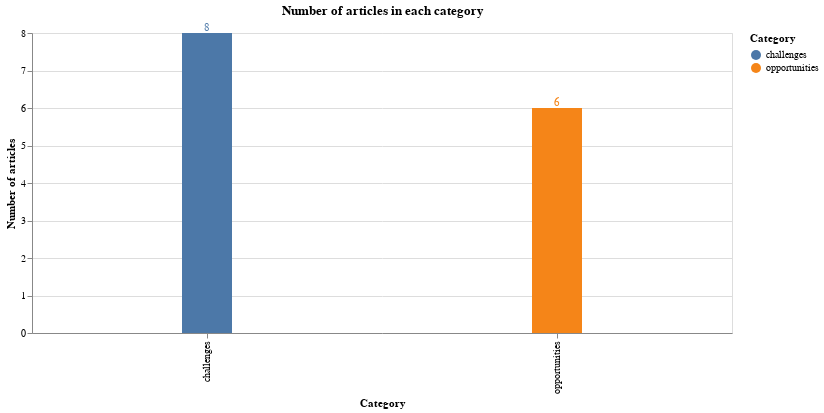

The notebook cell saved with this chart:
### Markdown cell above
### Number of articles in each category

### Code cell
bars = alt.Chart(df).mark_bar(size=50).encode(
    x=alt.X("Category"),
    y=alt.Y("count():Q", axis=alt.Axis(title='Number of articles')),
    tooltip=[alt.Tooltip('count()', title='Number of articles'), 'Category'],
    color='Category'

)

text = bars.mark_text(
    align='center',
    baseline='bottom',
).encode(
    text='count()'
)

(bars + text).interactive().properties(
    height=300, 
    width=700,
    title = "Number of articles in each category",
)

### Figure 1 — Vega-Lite specification as saved in the notebook (floating-point values rounded to 4 significant figures)
{"config": {"view": {"continuousWidth": 400, "continuousHeight": 300}}, "layer": [{"mark": {"type": "bar", "size": 50}, "encoding": {"color": {"type": "nominal", "field": "Category"}, "tooltip": [{"type": "quantitative", "aggregate": "count", "title": "Number of articles"}, {"type": "nominal", "field": "Category"}], "x": {"type": "nominal", "field": "Category"}, "y": {"type": "quantitative", "aggregate": "count", "axis": {"title": "Number of articles"}}}, "selection": {"selector001": {"type": "interval", "bind": "scales", "encodings": ["x", "y"]}}}, {"mark": {"type": "text", "align": "center", "baseline": "bottom"}, "encoding": {"color": {"type": "nominal", "field": "Category"}, "text": {"type": "quantitative", "aggregate": "count"}, "tooltip": [{"type": "quantitative", "aggregate": "count", "title": "Number of articles"}, {"type": "nominal", "field": "Category"}], "x": {"type": "nominal", "field": "Category"}, "y": {"type": "quantitative", "aggregate": "count", "axis": {"title": "Number of articles"}}}}], "data": {"name": "data-a4cab6dc220b4f4ffa3aa015527712d8"}, "height": 300, "title": "Number of articles in each category", "width": 700, "$schema": "https://vega.github.io/schema/vega-lite/v4.8.1.json", "datasets": {"data-a4cab6dc220b4f4ffa3aa015527712d8": [{"File_Name": "003.txt", "Content": " Safety Dividend \n\n\nSince then, Waymo has invited the public to join the first public trial of autonomous vehicles operated by the Waymo Driver and introduced its first fully autonomous vehicles operated by the Waymo Driver on public roads without anyone in the driver’s seat.\n", "Category": "opportunities", "Complete_Filename": "003.txt-opportunities"}, {"File_Name": "002.txt", "Content": " Changing Oil Demand \n\n\nIn 2009, Google started the self-driving car project with the goal of driving autonomously over ten uninterrupted 100-mile routes. In 2016, Waymo, an autonomous driving technology company, became a subsidiary of Alphabet, and Google's self-driving project became Waymo.\n", "Category": "opportunities", "Complete_Filename": "002.txt-opportunities"}, {"File_Name": "001.txt", "Content": " Infrastructure Transformation \n\n\nImagine getting into your car, typing—or, better yet speaking—a location into your vehicle’s interface, then letting it drive you to your destination while you read a book, surf the web, or nap. Self-driving vehicles—the stuff of science fiction since the first roads were paved—are coming, and they’re going to radically change what it’s like to get from point A to point B.\n", "Category": "opportunities", "Complete_Filename": "001.txt-opportunities"}, {"File_Name": "011.txt", "Content": "Promised solutions, emerging problems\n\nMuch of the interest in mobility technology is coming from individuals outside the transport arena. Startups are attracting investors by claiming their technology will solve many of our transport problems. Micromobility companies believe their e-scooters and e-bikes will solve the “first-mile last-mile” problem by enabling people to move quickly and easily between their homes or workplaces and a bus or rail station. While this might work in theory, it depends on having safe and segregated bicycle networks and frequent and widely accessible public transport services. Ride-hailing services might relieve people of the need to own a car. But there is evidence to suggest these services are adding to traffic congestion. That’s because, unlike taxis, more of their time on the road involves travelling without any passengers.Navigation tools (Google Maps, Apple Maps, Waze) have been around longer than most other mobility technologies and are meant make it easier to find the least-congested route for any given trip. However, research suggests these tools might not be working as intended. The backlash against them is growing in some cities because traffic is being directed onto neighbourhood streets rather than arterial roads.Autonomous vehicles have the goal of reducing injuries and deaths from car crashes. Only a few years ago many bold predictions were being made that these self-driving vehicles would be having positive impacts by now, but this hasn’t happened. The enthusiasm for autonomous vehicles has cooled. Some now believe we won’t see many of the social benefits for decades. \n  \n    \n      Read more:\n      How we feel about our cars means the road to a driverless future may not be smooth\n    \n  \nThe final mobility tech area is known as mobility as a service (MAAS). It’s basically a platform designed to make better use of existing infrastructure and transport modes. MAAS begins with a journey planner that is linked to one-stop payment for a range of mobility services – ride-hailing, e-scooters, e-bikes, taxis, public transport, and so on. MAAS is the newest entrant in the mobility tech field. It has attracted US$6.8 billion to date, but is expected to grow to over US$100 billion by 2030. This idea is creating great enthusiasm, not only among private entrepreneurs, but also in the public sector. It’s too early to know whether it will improve transportation.", "Category": "opportunities", "Complete_Filename": "011.txt-opportunities"}, {"File_Name": "012.txt", "Content": "3 trends are driving investment\n\nSo, why do venture capitalists continue to show so much interest in mobility technology startups despite poor company performance to date? It appears they believe personal mobility will become increasingly important. Three trends support this belief.First, urban dwellers increasingly value the ability to move around easily. It’s thought to be a key ingredient for a liveable city. The problem is public transport is often not very good, particularly in the US and in outer suburbs in Australia. This is due to historically low funding relative to roads. The prospect of more funding and better public transport services in the future is not good. In part that’s because many view public transport as welfare and not an essential public service. Thus, if cities want to become more liveable and competitive, they must look beyond government-funded public transport for other mobility alternatives. \n  \n    \n      Read more:\n      To bolster our fragile road and rail system we need to add a 'micro-mobility' network\n    \n  \nThe second trend is declining vehicle ownership. Since 1986 US sales of car and light trucks per capita have dropped by almost 30%. In Australia, new car sales remained relatively constant over the past decade, but a decline since 2017 is expected to continue. These trends are due in part to the cost of owning a vehicle, but also because of a growing view that owning a car may not be necessary.This brings us to the third trend, which involves demographics and the post-millennial desire for access to mobility services rather than vehicle ownership.\n  \n    \n      Read more:\n      We subscribe to movies and music, why not transport?\n    \n  \nThese trends, combined with expectations of an upward trend in prices of these services, suggests there may be good times ahead for ride-hailing and micromobility companies. It also means venture capital funding for these startups will not be diminishing in the near future.", "Category": "opportunities", "Complete_Filename": "012.txt-opportunities"}, {"File_Name": "013.txt", "Content": "The future of transport isn’t simple\n\nTransport systems are multifaceted. No one single app or technology will solve the challenges. And, as we are discovering, some of the purported solutions to problems might actually be making the situation worse. If the goal is to get people out of their cars (for better health and quality of life and a better environment), this will require more than a technology. Better infrastructure and public policies (including better integration of land uses and transport to reduce the need for transport) will be required – congestion pricing being one of those.That is not to say technological innovations are not welcome as part of the solution, but they are just that … “part” of the solution.", "Category": "opportunities", "Complete_Filename": "013.txt-opportunities"}, {"File_Name": "003.txt", "Content": "5. Radar Interference\n\nAutonomous cars use lasers and radar for navigation. The lasers are mounted on roof top while the sensors are mounted on the body of the vehicle. The principle of radar works by detecting reflections of radio waves from surrounding objects. When on the road, a car will continuously emit radio frequency waves, which get reflected from the surrounding cars and other objects near the road. The time taken for the reflection is measured to calculate the distance between the car and the object. Appropriate action is then taken based on the radar readings. The principle of radar works by detecting reflections of radio waves from surrounding objects. When on the road, a car will continuously emit radio frequency waves, which get reflected from the surrounding cars and other objects near the road. The time taken for the reflection is measured to calculate the distance between the car and the object. Appropriate action is then taken based on the radar readings. When this technology is used for hundreds of vehicles on the road, will a car be able to distinguish between its own (reflected) signal and the signal (reflected or transmitted) from another vehicle? Even if multiple radio frequencies are available for radar, this frequency range is unlikely to be insufficient for all the vehicles manufactured.", "Category": "challenges", "Complete_Filename": "003.txt-challenges"}, {"File_Name": "002.txt", "Content": "4. Accident Liability\n\nThe most important aspect of autonomous cars is accidents liability. Who is liable for accidents caused by a self-driving car? In the case of autonomous cars, the software will be the main component that will drive the car and will make all the important decisions. While the initial designs have a person physically placed behind the steering wheel, newer designs showcased by Google, do not have a dashboard and a steering wheel! In such designs, where the car does not have any controls like a steering wheel, a brake pedal, an accelerator pedal, how is the person in the car supposed to control the car in case of an untoward incident? Additionally, due to the nature of autonomous cars, the occupants will mostly be in a relaxed state and may not be paying close attention to the traffic conditions. In situations where their attention is needed, by the time they need to act, it may be too late to avert the situation.", "Category": "challenges", "Complete_Filename": "002.txt-challenges"}, {"File_Name": "014.txt", "Content": "4. Regulation\n\nSufficient standards and regulations for a whole autonomous system do not exist - in any industry. Current standards for the safety of existing vehicles assume the presence of a human driver to take over in an emergency. For self-driving cars, there are emerging regulations for particular functions, such as for automated lane keeping systems. There is also an international standard for autonomous systems that includes autonomous vehicles, which sets relevant requirements but does not solve the problems of sensors, machine learning and operational learning introduced above - although it may in time.Without recognised regulations and standards, no self-driving car, whether considered to be safe or not, will make it on to the open road.", "Category": "challenges", "Complete_Filename": "014.txt-challenges"}, {"File_Name": "001.txt", "Content": "3. Traffic conditions\n\nAutonomous cars would have to get onto the road where they would have to drive in all sorts of traffic conditions. They would have to drive with other autonomous cars on the road, and at the same time, there would also be a lot of humans. Wherever humans are involved, there are involved a lot of emotions. Traffic could be highly moderated and self-regulated. But often there are cases where people may be breaking traffic rules. An object may turn up in unexpected conditions. In the case of dense traffic, even the movement of few cms per minute does matter. One can’t wait endlessly for traffic to automatically clear and have some precondition to start moving. If more of such cars on the road are waiting for traffic to get cleared, ultimately that may result in a traffic deadlock.", "Category": "challenges", "Complete_Filename": "001.txt-challenges"}, {"File_Name": "015.txt", "Content": "5. Social acceptability\n\nThere have been numerous high-profile accidents involving Tesla’s current automated cars, as well as with other automated and autonomous vehicles. Social acceptability is not just an issue for those wishing to buy a self-driving car, but also for others sharing the road with them. The public needs to be involved in decisions about the introduction and adoption of self-driving vehicles. Without this, we risk the rejection of this technology.The first three of these challenges must be solved to help us overcome the latter two. There is, of course, a race to be the first company to introduce a fully self-driving car. But without collaboration on how we make the car safe, provide evidence of that safety, and work with regulators and the public to get a “stamp of approval” these cars will remain on the test track for years to come. Unpalatable as it may be to entrepreneurs such as Musk, the road to getting autonomous vehicles approved is through lengthy collaboration on these hard problems around safety, assurance, regulation and acceptance.", "Category": "challenges", "Complete_Filename": "015.txt-challenges"}, {"File_Name": "011.txt", "Content": "1. Sensors\n\nAutonomous cars use a broad set of sensors to “see” the environment around them, helping to detect objects such as pedestrians, other vehicles and road signs. Cameras help the car to view objects. Lidar uses lasers to measure the distance between objects and the vehicle. Radar detects objects and tracks their speed and direction. These sensors all feed data back to the car’s control system or computer to help it make decisions about where to steer or when to brake. A fully autonomous car needs a set of sensors that accurately detect objects, distance, speed and so on under all conditions and environments, without a human needing to intervene. Lousy weather, heavy traffic, roads signs with graffiti on them can all negatively impact the accuracy of sensing capability. Radar, which Tesla uses, is less susceptible to adverse weather conditions, but challenges remain in ensuring that the chosen sensors used in a fully autonomous car can detect all objects with the required level of certainty for them to be safe. To enable truly autonomous cars, these sensors have to work in all weather conditions anywhere on the planet, from Alaska to Zanzibar and in congested cities such as Cairo and Hanoi. Accidents with Tesla’s current (only level 2) “autopilot”, including one in July 2020 hitting parked vehicles, show the company has a big gap to overcome to produce such a global, all-weather capability.", "Category": "challenges", "Complete_Filename": "011.txt-challenges"}, {"File_Name": "012.txt", "Content": "2. Machine learning\n\nMost autonomous vehicles will use artificial intelligence and machine learning to process the data that comes from its sensors and to help make the decisions about its next actions. These algorithms will help identify the objects detected by the sensors and classify them, according to the system’s training, as a pedestrian, a street light, and so on. The car will then use this information to help decide whether the car needs to take action, such as braking or swerving, to avoid a detected object.In the future, machines will be able to do this detection and classification more efficiently than a human driver can. But at the moment there is no widely accepted and agreed basis for ensuring that the machine learning algorithms used in the cars are safe. We do not have agreement across the industry, or across standardisation bodies, on how machine learning should be trained, tested or validated.", "Category": "challenges", "Complete_Filename": "012.txt-challenges"}, {"File_Name": "013.txt", "Content": "3. The open road\n\nOnce an autonomous car is on the road it will continue to learn. It will drive on new roads, detect objects it hasn’t come across in its training, and be subject to software updates. How can we ensure that the system continues to be just as safe as its previous version? We need to be able to show that any new learning is safe and that the system doesn’t forget previously safe behaviours, something the industry has yet to reach agreement on.", "Category": "challenges", "Complete_Filename": "013.txt-challenges"}]}}
